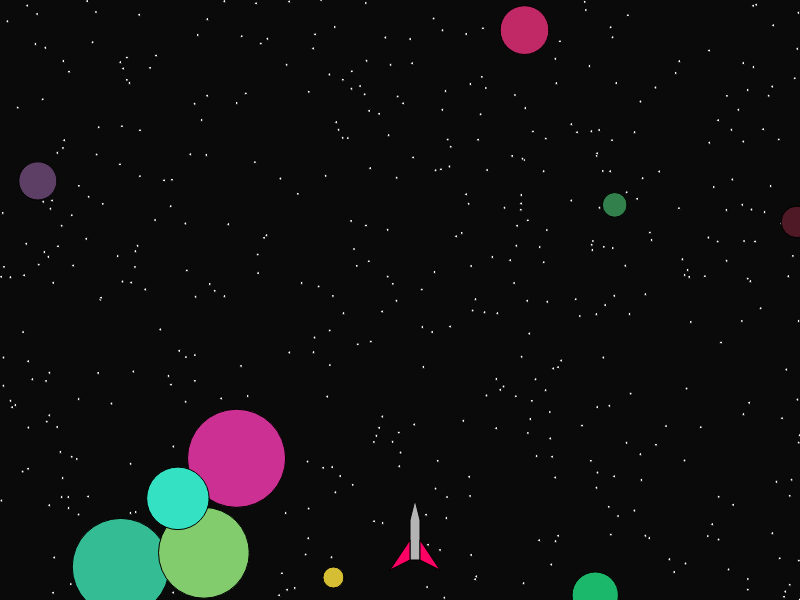
Frame 1 (no input)
Frame 60 (no input): identical to frame 1, image omitted
Frame 120 (the mouse pressed at the canvas centre since frame 60): identical to frame 1, image omitted

The p5.js sketch that drew this single still picture (run headless with seeded random() and noise() and a simulated clock; from frame 60 on, the mouse is pressed at the canvas centre):

// p5.js sketch
// ── sketch.js
var rocket; 
var baseLine;
var stars = [];
var planets = [];
var rocketLayer;

function setup(){
    createCanvas(800, 600);
    baseLine = height - 100;

    rocketLayer = createGraphics(width, height);
    rocketLayer.clear();

    // Создаем звезды
    for (var i = 0; i < 500; i++) {
        stars.push({
            x: random(0, width),
            y: random(0, height),
            size: 3
        });
    }

    // Создаем планеты
    for (var i = 0; i < 10; i++) {
        planets.push({
            x: random(0, width),
            y: random(0, height),
            size: random(10, 100),
            color: color(random(0, 255), random(0, 255), random(0, 255))
        });
    }

    rocket = {
        x: width / 2,
        y: baseLine,
        thrust: false, 
        moveLeft: false,
        moveRight: false,
        drawRocket: function() {
            rocketLayer.fill(180);
            rocketLayer.beginShape();
            rocketLayer.vertex(this.x + 10, this.y + 60);
            rocketLayer.vertex(this.x + 10, this.y + 20);
            rocketLayer.vertex(this.x + 15, this.y);
            rocketLayer.vertex(this.x + 20, this.y + 20);
            rocketLayer.vertex(this.x + 20, this.y + 60);
            rocketLayer.endShape(CLOSE);

            rocketLayer.fill(255, 0, 100);
            rocketLayer.beginShape();
            rocketLayer.vertex(this.x - 10, this.y + 70);
            rocketLayer.vertex(this.x + 10, this.y + 40);
            rocketLayer.vertex(this.x + 10, this.y + 60);
            rocketLayer.endShape(CLOSE);

            rocketLayer.beginShape();
            rocketLayer.vertex(this.x + 40, this.y + 70);
            rocketLayer.vertex(this.x + 20, this.y + 40);
            rocketLayer.vertex(this.x + 20, this.y + 60);
            rocketLayer.endShape(CLOSE);

            if (this.thrust) {
                rocketLayer.fill(255, 150, 0);
                rocketLayer.beginShape();
                rocketLayer.vertex(this.x + 10, this.y + 60);
                rocketLayer.vertex(this.x + 13, this.y + 80);
                rocketLayer.vertex(this.x + 15, this.y + 70);
                rocketLayer.vertex(this.x + 18, this.y + 80);
                rocketLayer.vertex(this.x + 20, this.y + 60);
                rocketLayer.endShape(CLOSE);
            }
        }
    };
}

function draw() {
    background(10);

    fill(255);
    for (var i = 0; i < stars.length; i++) {
        ellipse(stars[i].x, stars[i].y, stars[i].size, stars[i].size);
    }

    for (var i = 0; i < planets.length; i++) {
        fill(planets[i].color);
        ellipse(planets[i].x, planets[i].y, planets[i].size, planets[i].size);
    }

    rocketLayer.clear();

    if (rocket.thrust && rocket.y > 0) {
        rocket.y -= 10;
    } else if (rocket.y < baseLine) {
        rocket.y += 5;
    }
    if (rocket.moveLeft && rocket.x > 0 && rocket.y != baseLine) {
        rocket.x -= 10;
    }
    if (rocket.moveRight && rocket.x < width && rocket.y != baseLine) {
        rocket.x += 10;
    }

    rocket.drawRocket();

    image(rocketLayer, 0, 0);
}

function keyPressed() {
    if (key == "W") {
        rocket.thrust = true;
    }
    if (key == "A") {
        rocket.moveLeft = true;
    }
    if (key == "D") {
        rocket.moveRight = true;
    }
}

function keyReleased() {
    if (key == "W") {
        rocket.thrust = false;
    }
    if (key == "A") {
        rocket.moveLeft = false;
    }
    if (key == "D") {
        rocket.moveRight = false;
    }
}
